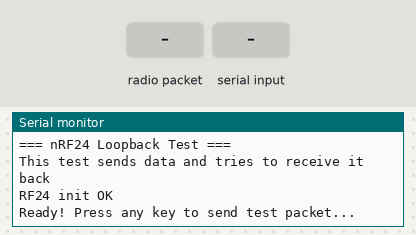
The sketch below on a simulated Arduino Uno, built with avr-gcc and run on an emulated ATmega328P. On the bench: the last lines printed to the serial monitor. The test bench sets the inputs (shaded band). No radio packets arrive unless stated.

Above: at 2.2 s.
2.3 s: radio packet "1" arrives
At 2.8 s:
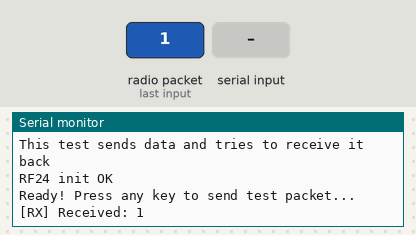
5.3 s: "1" received over Serial
At 6.4 s:
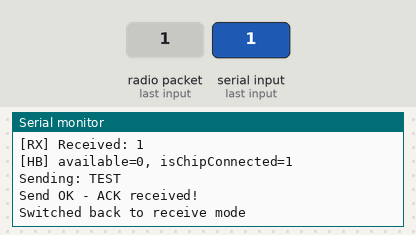

The sketch:

nrf24_loopback_test.ino
```cpp
// nRF24 回环测试 - 一个板子同时测试发送和接收
#include <SPI.h>
#include <nRF24L01.h>
#include <RF24.h>

RF24 radio(7, 9);  // CE=D7, CSN=D9

// 两个地址，一个用于发送，一个用于接收
const byte tx_address[6] = "00001";
const byte rx_address[6] = "00002";

void setup() {
  Serial.begin(115200);
  delay(1000);

  Serial.println("=== nRF24 Loopback Test ===");
  Serial.println("This test sends data and tries to receive it back");

  if (!radio.begin()) {
    Serial.println("RF24 init FAILED!");
    while(1);
  }

  Serial.println("RF24 init OK");

  // 配置
  radio.setPALevel(RF24_PA_MAX);
  radio.setDataRate(RF24_1MBPS);
  radio.setChannel(100);
  radio.setRetries(15, 15);
  radio.setAutoAck(true);

  // 打开读取管道
  radio.openReadingPipe(0, tx_address);
  radio.startListening();

  Serial.println("Ready! Press any key to send test packet...");
}

void loop() {
  // 检查串口输入
  if (Serial.available()) {
    Serial.read();  // 清空输入

    // 停止监听，切换到发送模式
    radio.stopListening();
    radio.openWritingPipe(tx_address);

    const char text[] = "TEST";
    Serial.print("Sending: ");
    Serial.println(text);

    bool result = radio.write(&text, sizeof(text));

    if (result) {
      Serial.println("Send OK - ACK received!");
    } else {
      Serial.println("Send FAIL - No ACK!");
    }

    // 切换回接收模式
    radio.openReadingPipe(0, tx_address);
    radio.startListening();

    Serial.println("Switched back to receive mode");
  }

  // 尝试接收数据
  if (radio.available()) {
    char text[32] = {0};
    radio.read(&text, sizeof(text));

    Serial.print("[RX] Received: ");
    Serial.println(text);
  }

  // 心跳
  static unsigned long lastHB = 0;
  if (millis() - lastHB > 5000) {
    lastHB = millis();
    Serial.print("[HB] available=");
    Serial.print(radio.available());
    Serial.print(", isChipConnected=");
    Serial.println(radio.isChipConnected());
  }
}
```

Measured:
- after the input at 2.3 s, the serial monitor: prints a new line at once (image 1)
- after the input at 5.3 s, the serial monitor: prints a new line at once (image 2)
